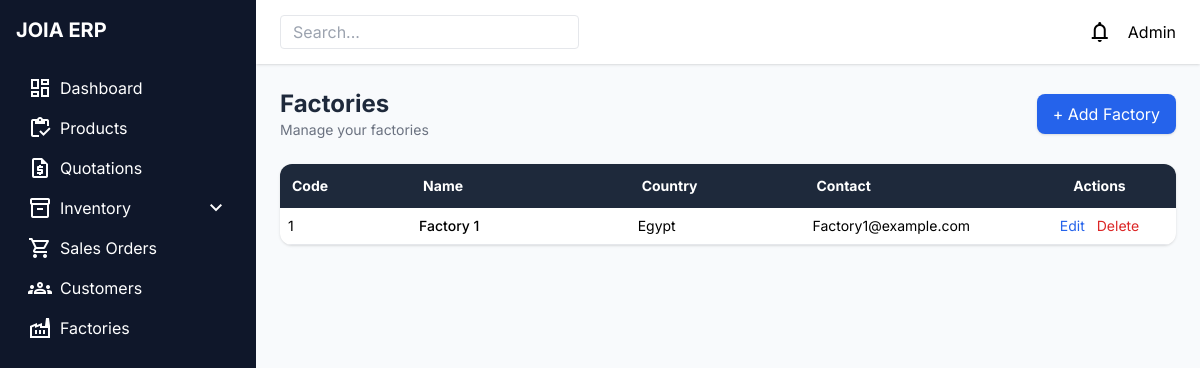
Page /factories/ on the committed database.
### factories/models.py (models this page shows, shortened)
class Factory(models.Model):
    code = models.CharField(max_length=50, blank=False)
    name = models.CharField(max_length=200)
    country = models.CharField(max_length=50)
    contact = models.CharField(max_length=100)

### factories/views.py (the view)
# urls.py: path('factories/', include('factories.urls')),
def factories(request):
    if request.method == "POST":
        factory_id = request.POST.get("factory_id")
        if factory_id:
            factory = Factory.objects.get(id=factory_id)
            form = FactoryForm(request.POST, instance=factory)
        else:
            form = FactoryForm(request.POST)
        if form.is_valid():
            form.save()
            return redirect("factories")
    else:
        form = FactoryForm()
    factories = Factory.objects.all()
    return render(request, "dashboard/factories.html", {"form": form, "factories": factories})

### factories/forms.py
class FactoryForm(forms.ModelForm):
    class Meta:
        model = Factory
        fields = ['code', 'name', 'country', 'contact']
        widgets = {
            'code': forms.TextInput(attrs={'class': 'form-control'}),
            'name': forms.TextInput(attrs={'class': 'form-control'}),
            'country': forms.TextInput(attrs={'class': 'form-control'}),
            'contact': forms.TextInput(attrs={'class': 'form-control'}),
        }

### templates/dashboard/factories.html (shortened to what this page needs)
{% extends 'base.html' %}
{% block content %}
<div class="max-w-7xl mx-auto">
    <div class="flex justify-between items-center mb-6">
        <div>
            <h2 class="text-2xl font-bold text-slate-800">Factories</h2>
            <p class="text-sm text-gray-500">Manage your factories</p>
        </div>
        <button onclick="openModal()"
            class="bg-blue-600 text-white px-4 py-2 rounded-lg shadow hover:bg-blue-700">
            + Add Factory
        </button>
    </div>
    <div class="bg-white rounded-xl shadow overflow-x-auto">
        <table class="w-full table-fixed text-sm">
            <colgroup>
                <col style="width:120px">
                <col style="width:200px">
                <col style="width:160px">
                <col style="width:200px">
                <col style="width:140px">
            </colgroup>
            <thead class="bg-slate-800 text-white">
                <tr>
                    <th class="p-3 text-left">Code</th>
                    <th class="p-3 text-left">Name</th>
                    <th class="p-3 text-left">Country</th>
                    <th class="p-3 text-left">Contact</th>
                    <th class="p-3 text-center">Actions</th>
                </tr>
            </thead>
            <tbody>
                {% for factory in factories %}
                <tr class="border-b hover:bg-gray-50">
                    <td class="p-2">{{ factory.code }}</td>
                    <td class="p-2 font-medium">{{ factory.name }}</td>
                    <td class="p-2">{{ factory.country }}</td>
                    <td class="p-2">{{ factory.contact }}</td>
                    <td class="p-2 text-center space-x-2">
                        <button
                            onclick="editFactory(this)"
                            data-id="{{ factory.id }}"
                            data-code="{{ factory.code }}"
                            data-name="{{ factory.name }}"
                            data-country="{{ factory.country }}"
                            data-contact="{{ factory.contact }}"
                            class="text-blue-600 hover:underline">
                            Edit
                        </button>
                        <a href="{% url 'delete_factory' factory.id %}"
                           class="text-red-600 hover:underline">
                            Delete
                        </a>
                    </td>
                </tr>
                {% empty %}
                <tr>
                    <td colspan="5" class="text-center p-4 text-gray-500">
                        No factories found
                    </td>
                </tr>
                {% endfor %}
            </tbody>
        </table>
    </div>
</div>
{% endblock %}

### templates/base.html (style rules this page uses)
body { font-family: 'Inter', sans-serif; overflow-x:hidden; }

### rows in the picture
Factory: code "1", name "Factory 1", country "Egypt", contact "Factory1@example.com"
